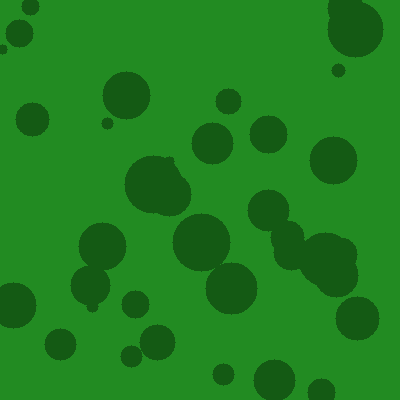
#> input picture obraztsy/Les.png, 400 x 400 px
$ python sozdat_test.py
#> lines starting #> are read from the running program, lines starting #| are printed output that depends on the picture

from pathlib import Path

import cv2
import numpy as np

SRC = Path("obraztsy/Les.png")
OUT = Path("proverka/pohozhij_les.png")


def main() -> None:
    img = cv2.imread(str(SRC))
#> img is the input picture: shape (400, 400, 3); mean B, G, R 30.9, 128, 30.9
    if img is None:
        raise SystemExit("Snachala zapustite napolnit.py — net Les.png")

    # 1. Chut povyshaem jarkost.
    img = cv2.convertScaleAbs(img, alpha=1.0, beta=25)
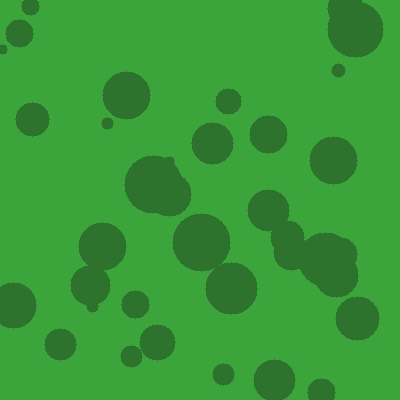
#> img: shape (400, 400, 3); mean B, G, R 55.9, 153, 55.9
    # 2. Ljogkoe razmytie (kak budto foto nechjotkoe).
    img = cv2.GaussianBlur(img, (5, 5), 0)
    # 3. Dobavljaem neskolko novyh tjomnyh pjaten (derevev).
    rng = np.random.default_rng(123)
    for _ in range(15):
        c = (int(rng.integers(0, 400)), int(rng.integers(0, 400)))
        cv2.circle(img, c, int(rng.integers(8, 20)), (15, 70, 15), -1)
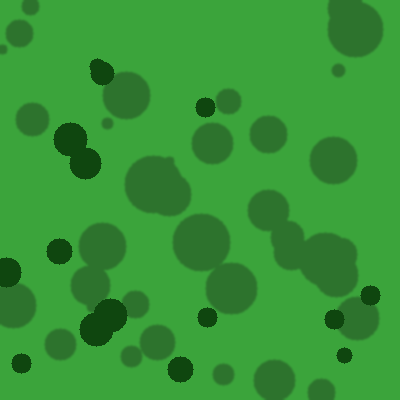
#> img: shape (400, 400, 3); mean B, G, R 53.9, 149, 53.9

    OUT.parent.mkdir(exist_ok=True)
    cv2.imwrite(str(OUT), img)
    print(f"Gotovo: {OUT}")


if __name__ == "__main__":
    main()
